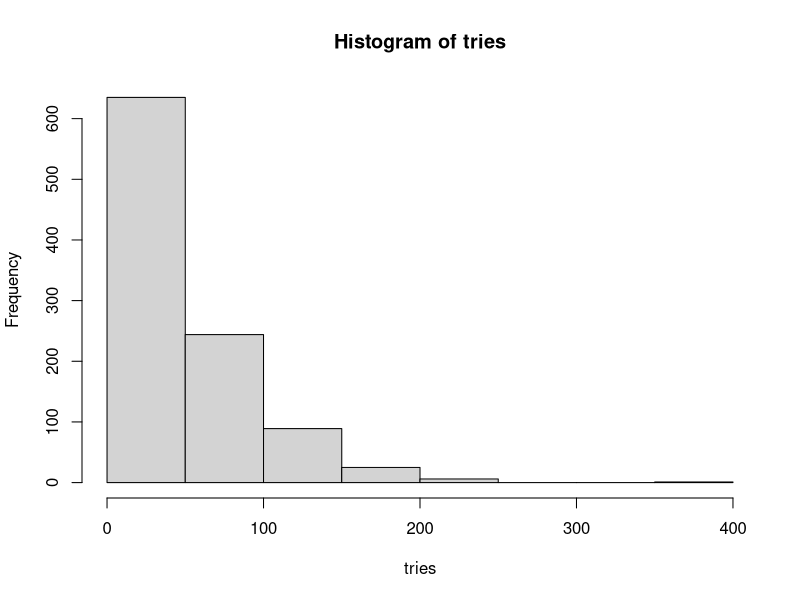

Write R code to recreate this figure.
game <- function()
{
  a <- 5
  b <- 10
  try <- 0
  Ended = FALSE
  winner = ''
  
  while(!Ended)
  {
    if(rbinom(1, 1, 0.5))
    {
      a = a+1
      b = b-1
    }else
    {
      b = b+1
      a = a-1
    }
    try = try + 1
    
    if(a == 15 || b == 15)
      Ended = TRUE
  }
  
  if(a == 15)
    winner = 0
  else
    winner = 1
  
  return (c(winner, try))
}

a <- 0
b <- 0
tries <- numeric(length = 1e3)
for(i in 1:1e3)
{
  result <- game()
  if(result[1] == 0)
    a = a+1
  else
    b = b+1
  
  tries[i] = result[2]
}

probA <- a/1e3
probB <- b/1e3

hist(tries)